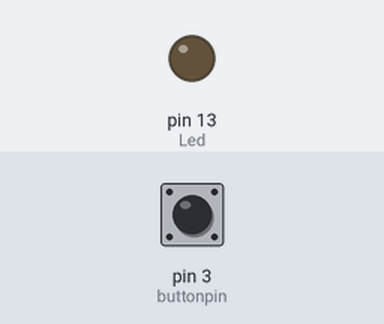
This sketch was run on a simulated Arduino Uno, built with avr-gcc and run on an emulated ATmega328P. Parts: output pins drawn as LEDs (lit = HIGH). The test bench sets the inputs (shaded band); at power-on: pin 3 (buttonpin) HIGH.

Above: at 1.2 s.
1.3 s: pin 3 (buttonpin) pulled LOW for 0.15 s
At 2.1 s:
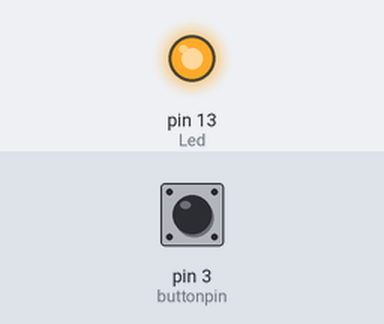
3.8 s: pin 3 (buttonpin) pulled LOW for 3.2 s
At 8.8 s:
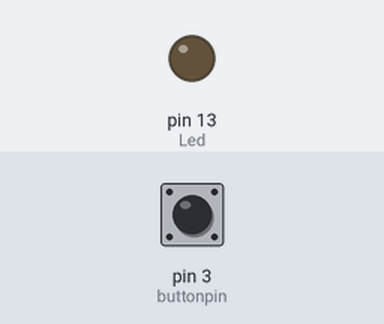
Timing chart, 0 to 10.3 s (numbered marks = the images above; inputs shaded):
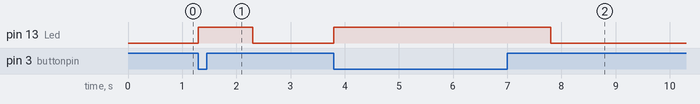

The sketch:

switch.ino
```cpp
int Led = 13;	   //define LED port
int buttonpin = 3; //define switch port
;
int val; //define digital variable val
void setup()
{
	pinMode(Led, OUTPUT);	   //define LED as a output port
	pinMode(buttonpin, INPUT); //define switch as a output port
}
void loop()

{
	digitalWrite(Led, LOW);
	val = digitalRead(buttonpin); //read the value of the digital interface 3 assigned to val
	if (val == LOW)			  //when the switch sensor have signal, LED blink
	{
		digitalWrite(Led, HIGH);
		delay(1000);
	}
}
```

Measured:
- after the input at 1.3 s, pin 13 (Led): LOW → HIGH at once, → LOW 1.0 s later
- after the input at 3.8 s, pin 13 (Led): LOW → HIGH at once, → LOW 4.0 s later
